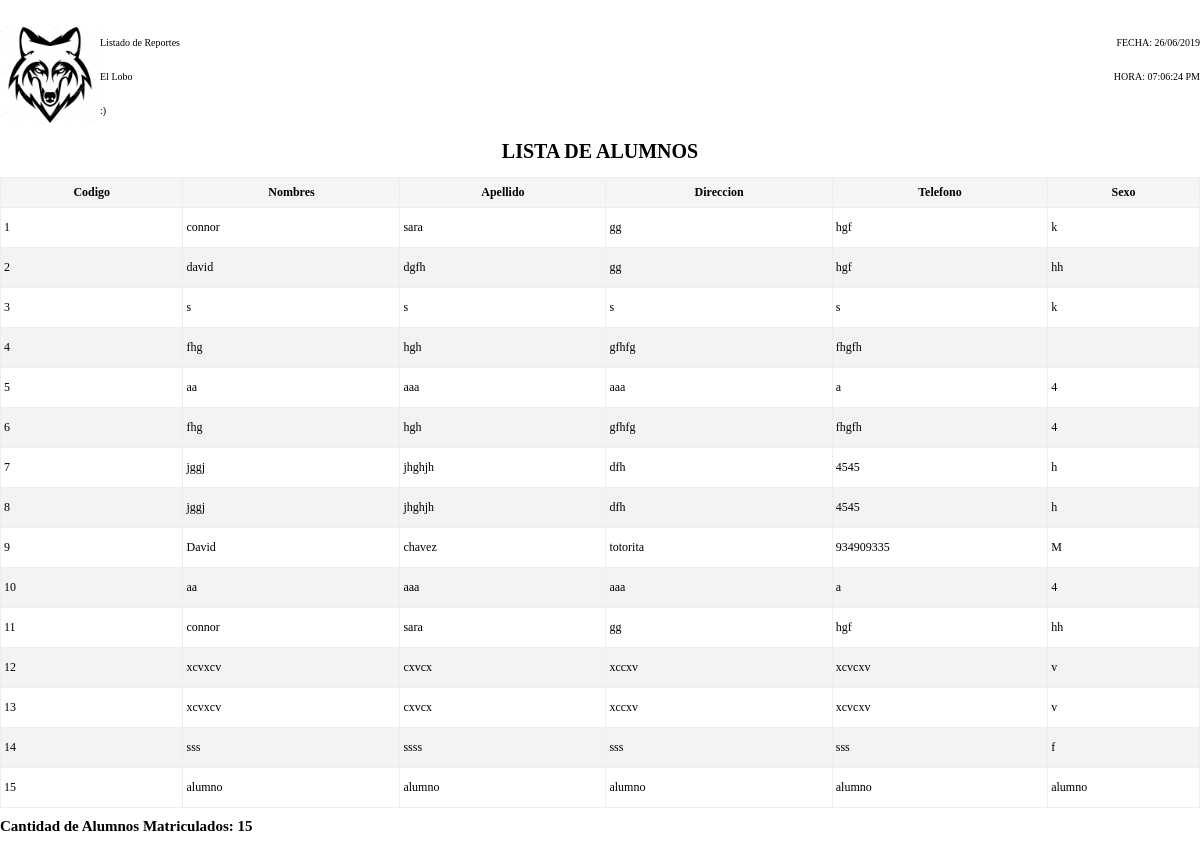
Before: /app/views/list-reporte.php with the older database file.
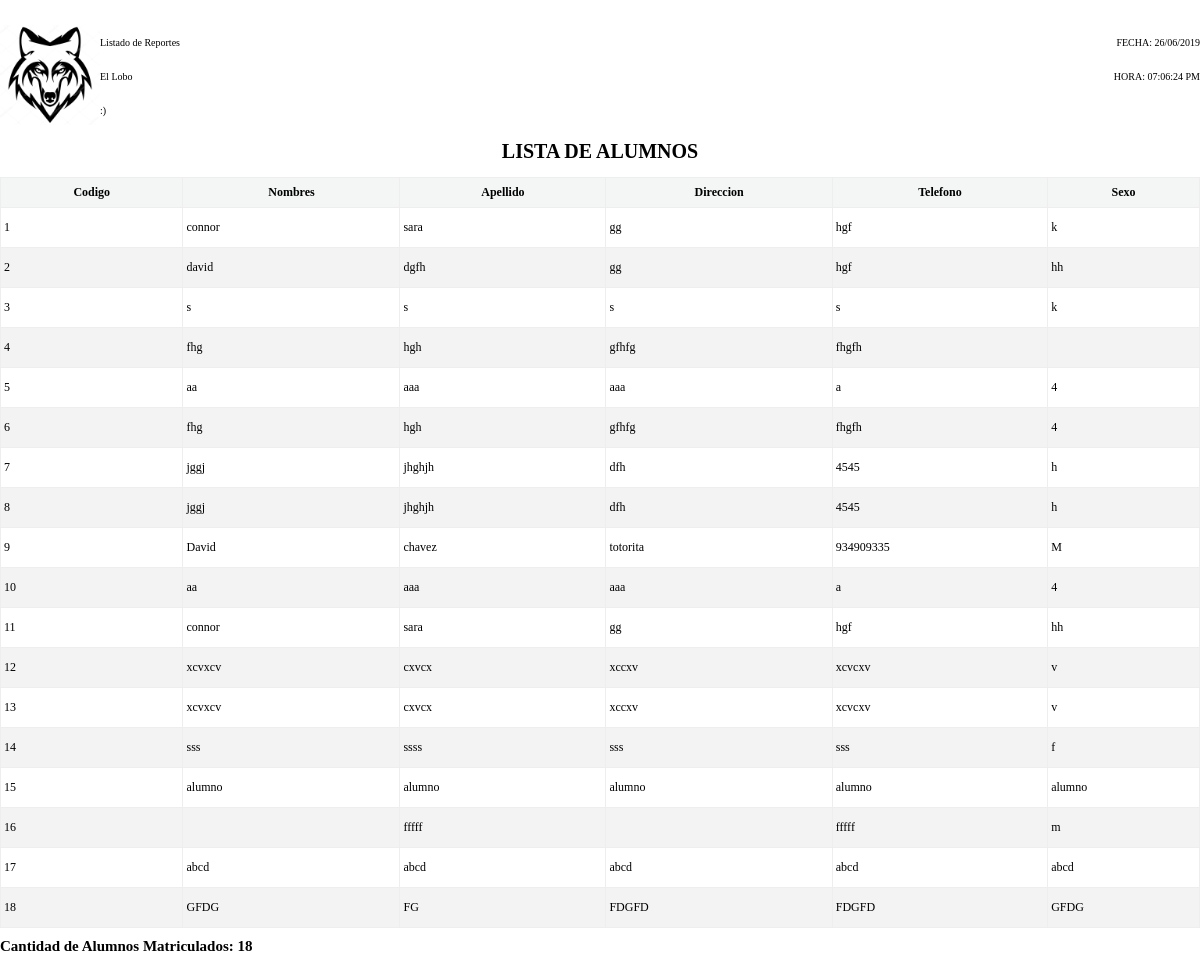
After: the same page with the newer database file.
### tables this page shows
CREATE TABLE `alumno`  (
  `id` int(11) NOT NULL AUTO_INCREMENT,
  `dni` varchar(50) NOT NULL,
  `apellido` varchar(50) NOT NULL,
  `nombre` varchar(50) NOT NULL,
  `telefono` varchar(50) NOT NULL,
  `Direccion` varchar(50) NOT NULL,
  `idDepa` int(11) NOT NULL,
  `idProv` int(11) NOT NULL,
  `idDist` int(11) NOT NULL,
  `Sexo` varchar(50) NOT NULL,
  `correo` varchar(255) NOT NULL,
  `clave` varchar(100) NOT NULL,
  `idRol` int(11) NULL DEFAULT NULL,
  PRIMARY KEY (`id`) USING BTREE,
  INDEX `fk_alumno_rol`(`idRol`) USING BTREE,
  CONSTRAINT `fk_alumno_rol` FOREIGN KEY (`idRol`) REFERENCES `rol` (`idRol`) ON DELETE CASCADE ON UPDATE CASCADE
);

### app/models/crud.php (called while the page is built, shortened)
<?php
class crud {
public function Listar(){
    $cn=new ClassConexion();
    $mysqli=$cn->Conectar();
    $sql=$mysqli->prepare("call sp_listar_alumno()");
    $sql->execute();
    $array=[];
    if($sql->{'error'}==''){
    	$result=$sql->get_result();
        while($myrow=$result->fetch_assoc()){
    		$array[]=$myrow;
    	}
    	$res=$array;
    }else{
    	$res=$sql->{'error'};
    }
    return $res;
}
}
?>

### app/controllers/listar-controller.php (called while the page is built, shortened)
<?php
 require  '../models/crud.php';
$crud=new crud();
$res1= $crud->Listar();
?>

### app/views/list-reporte.php (the view, shortened to what this page needs)
<?php require  '../controllers/listar-controller.php';  ?>
<!DOCTYPE html>
<html>
<head>
	<link rel="stylesheet" type="text/css" href="../../public/style/css/bootstrap-grid.css">
	<link rel="stylesheet" type="text/css" href="../../public/style/estilos/_all-skins.min.css">
	<link rel="stylesheet" type="text/css" href="../../public/style/estilos/reporte.css">
</head>
<body>
<table class='table-header' >
                        <tr>
                            <td rowspan="3" style='width:45px;'>
                                <img src="../../public/img/lob.jpg" height='100px'>
                            </td>
                            <td>
                              Listado de Reportes
                            </td>
                            <td class="right">
                                <?php echo "FECHA: ".date("d/m/Y") ?>
                            </td>
                        </tr>
                        <tr>
                            <td>El Lobo</td>
                            <td class="right">
                                <?php echo "HORA: ".date("h:m:s A")?>
                            </td>
                        </tr>
                        <tr>
                            <td>:)</td>
                            <td></td>
                        </tr>
                    </table>
                    <h1 align="center">
                        <?php echo "LISTA DE ALUMNOS "?>
                    </h1>
<table class="tabla-boleta" style="text-align:left" border=1 >
		<thead>
			<tr>
				<th >Codigo</th>
				<th >Nombres</th>
				<th >Apellido</th>
				<th >Direccion</th>
				<th>Telefono</th>
				<th >Sexo</th>
			</tr>
		</thead>
		<tbody>
			<?php $SDatos=sizeof($res1);
    $count=0;
    if($SDatos>0){
			 foreach ($res1 as $value) { $count++; ?>
				<tr>
					<td> <?php echo $count ?> </td>
					<td ><?php echo $value['nombre']?></td>
					<td ><?php echo $value['apellido']?></td>
					<td ><?php echo $value['direccion']?></td>
					<td ><?php echo $value['telefono']?></td>
					<td ><?php echo $value['Sexo']?></td>
				</tr>
				<?php  }
			}else{ ?>
				<tr>
				<td colspan=6  align=center> Sin Datos </td>
			</tr>
			<?php  }?>
		</tbody>
	</table>
	<h2 style="margin-top:10px">Cantidad de Alumnos Matriculados: <?php echo $count;?></h2>
</body>
</html>

### public/style/estilos/reporte.css (style rules this page uses)
body { font-size: 10px; line-height: normal; font-family: SansSerif; margin: 0; padding: 0; }
.tabla-boleta { border-collapse: collapse; border-spacing: 0; width: 100%; text-align: center; border: none; margin-top:10px; }
.tabla-boleta thead tr th { text-align:center; background: rgb(244, 246, 246); font-size: 8px; padding-top:5px; padding-bottom:5px; }
.tabla-boleta tbody tr { height:40px; }
.tabla-boleta tbody tr td { font-size: 8px; vertical-align:middle; }
.table-header { border-collapse: collapse; border-spacing: 0; width: 100%; border: none; margin-top:25px; margin-bottom:0; }
.table-header tr td { padding:0; }
.right { text-align:right; }
h2 { padding-top:0; margin-top:0; }

### app/views/list-reporte.php (style rules this page uses)
.tabla-boleta thead tr th { font-size:12px; padding:7px; }
.tabla-boleta tbody tr td { font-size:12px; padding:3px; }
.tabla-boleta tr:nth-child(even) { background-color: #f2f2f2e3; }

Changed rows visible on the page:
added alumno: apellido "fffff", telefono "fffff", Sexo "m"
added alumno: nombre "abcd", apellido "abcd", Direccion "abcd", telefono "abcd", Sexo "abcd"
added alumno: nombre "GFDG", apellido "FG", Direccion "FDGFD", telefono "FDGFD", Sexo "GFDG"
Other visible differences:
$count: "15" → "18"
